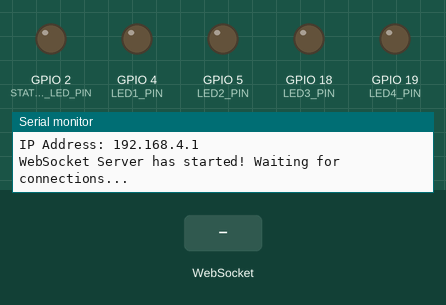
Bench run of a program on a simulated ESP32. Shown: output pins drawn as LEDs (lit = HIGH), the last lines printed to the serial monitor. The inputs (shaded band) are chosen by the test bench.

Above: at 2.2 s.
2.3 s: WebSocket text "led1_on" received
At 3.2 s:
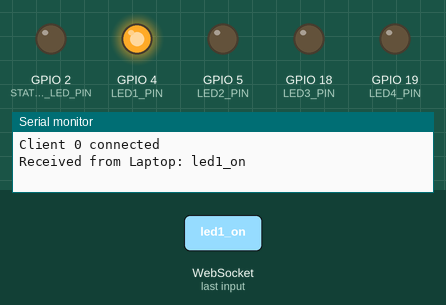
3.8 s: WebSocket text "led2_on" received
At 4.4 s:
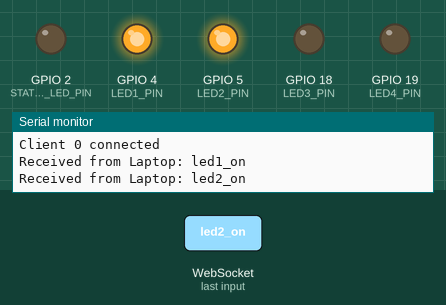
5.3 s: WebSocket text "led1_off" received
At 6.5 s:
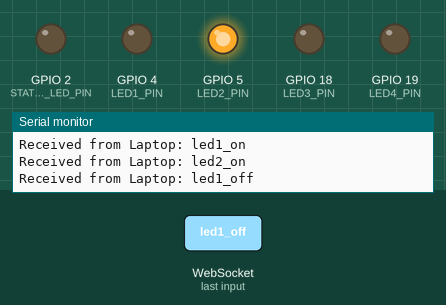
6.8 s: WebSocket text "led3_on" received
At 7.8 s:
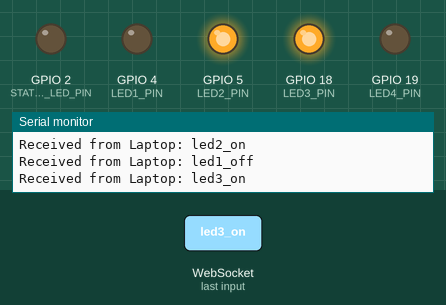
8.3 s: WebSocket text "led2_off" received
At 8.9 s:
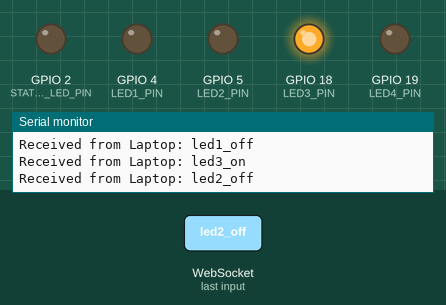
9.8 s: WebSocket text "led4_on" received
At 10.1 s:
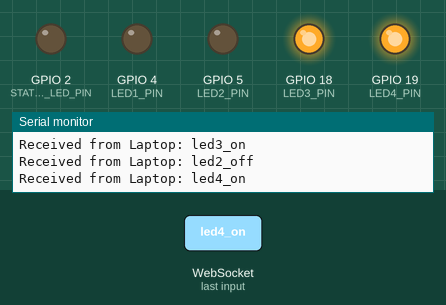
Timing chart, 0 to 12.3 s (numbered marks = the images above; inputs shaded):
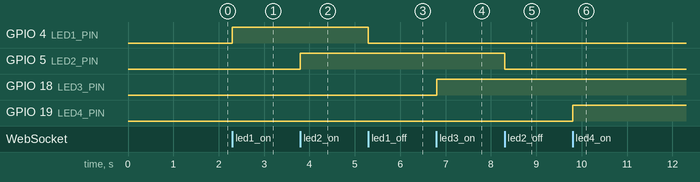

Measured:
- after the input at 2.3 s, GPIO 4 (LED1_PIN): LOW → HIGH at once
- after the input at 3.8 s, GPIO 5 (LED2_PIN): LOW → HIGH at once
- after the input at 5.3 s, GPIO 4 (LED1_PIN): HIGH → LOW at once
- after the input at 6.8 s, GPIO 18 (LED3_PIN): LOW → HIGH at once
- after the input at 8.3 s, GPIO 5 (LED2_PIN): HIGH → LOW at once
- after the input at 9.8 s, GPIO 19 (LED4_PIN): LOW → HIGH at once

The program:

main.cpp
```cpp
 //////////////////////// CONFIG SYSTEM ////////////////////////
#include <WiFi.h>
#include <WebSocketsServer.h>
#include <HardwareSerial.h>

// Thông tin WiFi Access Point
const char* ssid = "ESP32_Server";
const char* password = "12345678";

// Khởi tạo WebSocket server trên port 81
WebSocketsServer webSocket = WebSocketsServer(81);

// Định nghĩa chân LED
const int STATUS_LED_PIN = 2;
const int LED1_PIN = 4;          // LED 1 điều khiển
const int LED2_PIN = 5;          // LED 2 điều khiển
const int LED3_PIN = 18;         // LED 3 điều khiển
const int LED4_PIN = 19;         // LED 4 điều khiển
 //////////////////////// CONFIG SYSTEM ////////////////////////

// Biến để theo dõi trạng thái và nháy LED
uint8_t previousStationNum = 0;
unsigned long previousMillis = 0; // Thời điểm lần cuối LED thay đổi trạng thái
const long interval = 500;        // Thời gian bật/tắt LED (0.5 giây)
bool ledState = false;            // Trạng thái hiện tại của LED

// Hàm kiểm tra và nháy LED khi có thiết bị kết nối WiFi
void handleLED() {
    uint8_t currentStationNum = WiFi.softAPgetStationNum();
    if (currentStationNum > 0) { // Có thiết bị kết nối WiFi
        unsigned long currentMillis = millis();
        if (currentMillis - previousMillis >= interval) {
            ledState = !ledState; // Đổi trạng thái LED
            digitalWrite(STATUS_LED_PIN, ledState ? HIGH : LOW);
            previousMillis = currentMillis; // Cập nhật thời điểm
        }
    } else { // Không có thiết bị kết nối
        digitalWrite(STATUS_LED_PIN, LOW); // Tắt LED
        ledState = false;           // Đặt lại trạng thái
    }
}
 //////////////////////// CONFIG SYSTEM ////////////////////////


// Hàm xử lý sự kiện WebSocket
void webSocketEvent(uint8_t num, WStype_t type, uint8_t* payload, size_t length) {
    switch (type) {
        case WStype_DISCONNECTED:
            Serial.printf("Client %u disconnected\n", num);
            break;
        case WStype_CONNECTED:
            Serial.printf("Client %u connected\n", num);
            webSocket.sendTXT(num, "Connected to ESP32 WebSocket Server");
            break;
        case WStype_TEXT:
            char buffer[50]; // Bộ đệm cho lệnh từ laptop
            memcpy(buffer, payload, length);
            buffer[length] = '\0'; // Kết thúc chuỗi
            Serial.println("Received from Laptop: " + String(buffer));

           // Xử lý lệnh bật/tắt 4 LED
          if (strcmp(buffer, "led1_on") == 0) {
            digitalWrite(LED1_PIN, HIGH);
            webSocket.sendTXT(num, "LED 1 is ON");
        } else if (strcmp(buffer, "led1_off") == 0) {
            digitalWrite(LED1_PIN, LOW);
            webSocket.sendTXT(num, "LED 1 is OFF");
        } else if (strcmp(buffer, "led2_on") == 0) {
            digitalWrite(LED2_PIN, HIGH);
            webSocket.sendTXT(num, "LED 2 is ON");
        } else if (strcmp(buffer, "led2_off") == 0) {
            digitalWrite(LED2_PIN, LOW);
            webSocket.sendTXT(num, "LED 2 is OFF");
        } else if (strcmp(buffer, "led3_on") == 0) {
            digitalWrite(LED3_PIN, HIGH);
            webSocket.sendTXT(num, "LED 3 is ON");
        } else if (strcmp(buffer, "led3_off") == 0) {
            digitalWrite(LED3_PIN, LOW);
            webSocket.sendTXT(num, "LED 3 is OFF");
        } else if (strcmp(buffer, "led4_on") == 0) {
            digitalWrite(LED4_PIN, HIGH);
            webSocket.sendTXT(num, "LED 4 is ON");
        } else if (strcmp(buffer, "led4_off") == 0) {
            digitalWrite(LED4_PIN, LOW);
            webSocket.sendTXT(num, "LED 4 is OFF");
        } else {
            webSocket.sendTXT(num, "Command received: " + String(buffer));
        }
        break;
    }
}

void setup() {
  // Cấu hình chân LED
  pinMode(STATUS_LED_PIN, OUTPUT);
  pinMode(LED1_PIN, OUTPUT);
  pinMode(LED2_PIN, OUTPUT);
  pinMode(LED3_PIN, OUTPUT);
  pinMode(LED4_PIN, OUTPUT);
  digitalWrite(STATUS_LED_PIN, LOW); // Tắt LED nháy lúc đầu
  digitalWrite(LED1_PIN, LOW);       // Tắt LED 1 lúc đầu
  digitalWrite(LED2_PIN, LOW);       // Tắt LED 2 lúc đầu
  digitalWrite(LED3_PIN, LOW);       // Tắt LED 3 lúc đầu
  digitalWrite(LED4_PIN, LOW);       // Tắt LED 4 lúc đầu


 //////////////////////// CONFIG SYSTEM ////////////////////////
    Serial.begin(115200);
    delay(1000); // Đợi Serial khởi động
    Serial.println("Booting ESP32...");

    // Khởi động WiFi Access Point
    if (WiFi.softAP(ssid, password)) {
        Serial.println("WiFi AP started successfully!");
        Serial.print("IP Address: ");
        Serial.println(WiFi.softAPIP());
    } else {
        Serial.println("Error: Unable to start WiFi AP!");
    }

    // Khởi động WebSocket server
    webSocket.begin();
    webSocket.onEvent(webSocketEvent);
    Serial.println("WebSocket Server has started! Waiting for connections...");
}

void loop() {
    webSocket.loop(); // Xử lý các sự kiện WebSocket
    handleLED();      // Điều khiển LED nháy

    // Kiểm tra và in số lượng thiết bị kết nối WiFi khi có thay đổi
    uint8_t currentStationNum = WiFi.softAPgetStationNum();
    if (currentStationNum != previousStationNum) {
        Serial.print("Số thiết bị kết nối WiFi: ");
        Serial.println(currentStationNum);
        previousStationNum = currentStationNum;
    }
}
 //////////////////////// CONFIG SYSTEM ////////////////////////
```
